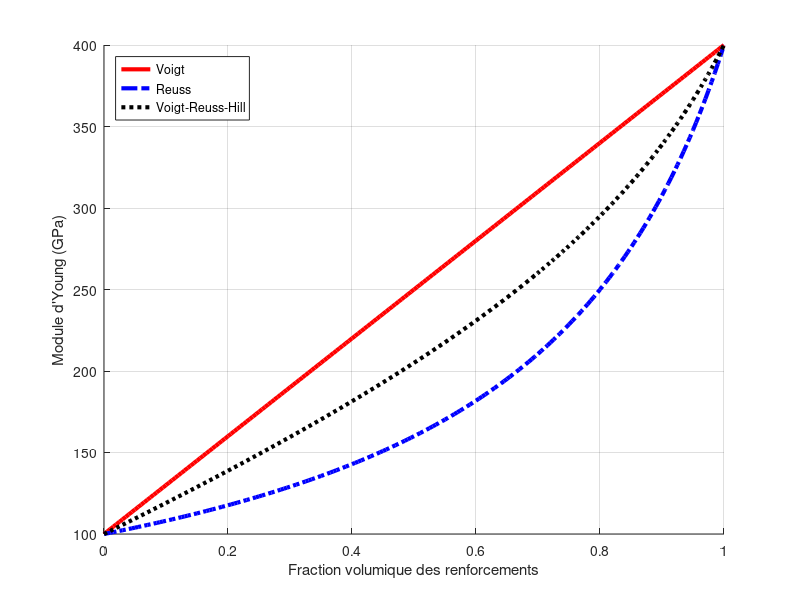

Recreate this plot in MATLAB.
%% Copyright 2014 MERCIER David
%% Script to compare rules of mixtures
% From "Mechanical Behavior of Materials", by Meyers M and Chawla K.,
% 2nd edition, 2008.

% author: david9684@gmail.com

clear all; cla; clf;
volumeFraction = 0:0.005:1;
Em = 100;
Ef = 400;
E = 0:0.5:100;

voigtAverage = volumeFraction(:) .* Ef + (1-volumeFraction(:)) .* Em;
reussAverage = ((volumeFraction(:) ./ Ef) + ((1-volumeFraction(:)) ./ Em)).^(-1);
voigtReussHillAverage = (voigtAverage+reussAverage)./2;

line('XData',volumeFraction,'YData',voigtAverage','Color','red','LineWidth',3); hold on;
line('XData',volumeFraction,'YData',reussAverage','Color','blue','LineWidth',3, 'Linestyle','-.'); hold on;
line('XData',volumeFraction,'YData',voigtReussHillAverage','Color','black','LineWidth',3, 'Linestyle',':');
legend('Voigt', 'Reuss', 'Voigt-Reuss-Hill','Location','northwest');
xlabel('Fraction volumique des renforcements');
ylabel('Module d''Young (GPa)');
grid on;